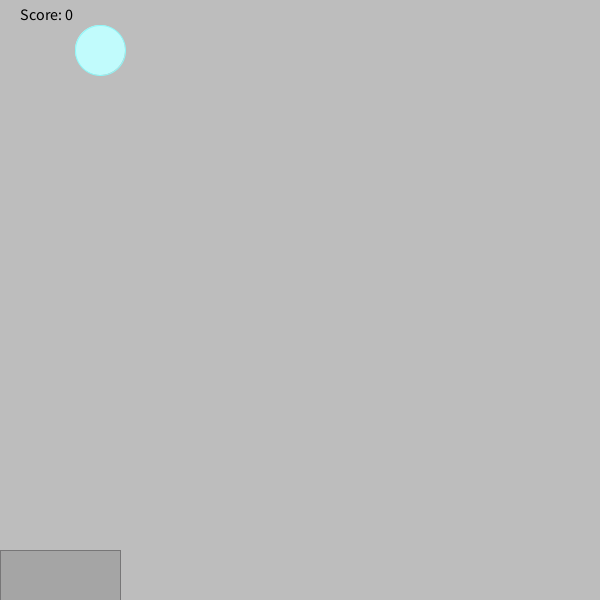
Frame 1 (no input)
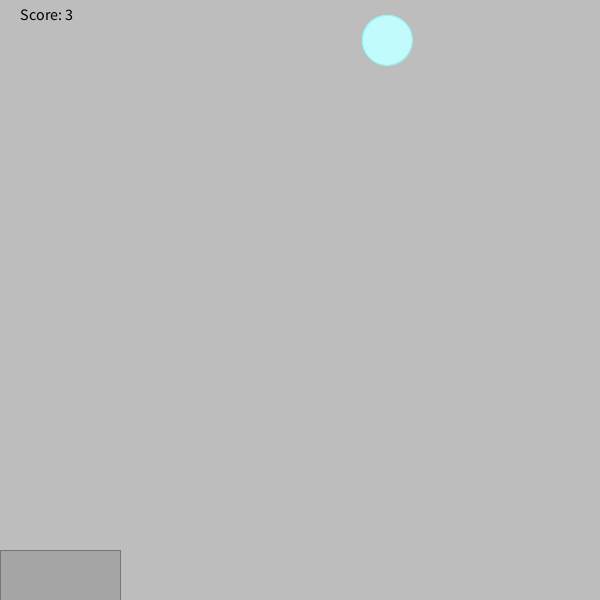
Frame 60 (the mouse pressed at the canvas centre just before this capture)
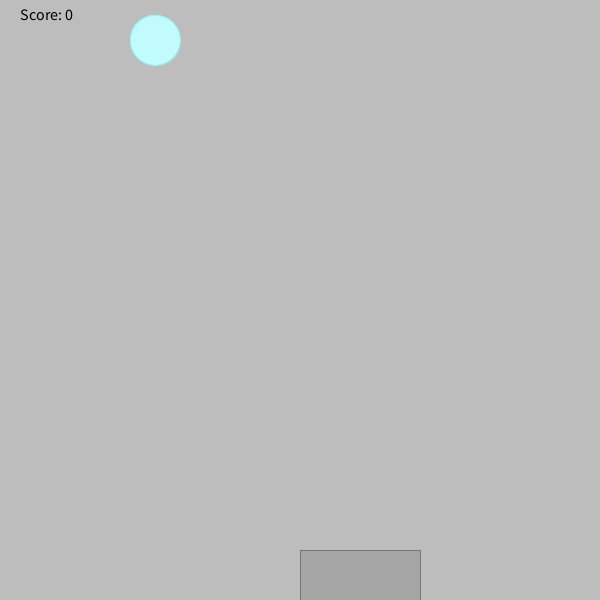
Frame 120 (the mouse held since frame 60 and released just before this capture)

The Processing sketch that drew these frames (run headless with seeded random() and noise(); from frame 60 on, the mouse is pressed at the canvas centre):

// Processing sketch: RainGame
// ── RainGame.pde
/*
 *    Copyright (c) The League of Amazing Programmers 2013-2021
 *    Level 1
 */
 
/** This program makes a game where the user has to catch rain drops in a bucket
 */


int score = 0;
int bucketWidth = 50;
int bucketHeight;
PImage bucket;
int y = 50;
int x = 100;

// The setup method is run once when the program starts
void setup() {

  //Set your canvas size
  size(600,600);
  
  
  //If you are using an image for the bucket, load it and resize it here.
  // A bucket image -  bucket.png - has been provided if you want to use it.
}

// The draw method runs continuously (in a loop) until the program ends
void draw() {
  // Set a background color
  background(189,189,189);
  fill(193,251,252);
  stroke(141,247,248);
  ellipse(x,y,50,50);
  y += 10;
  
  if (y == 600) {
    fill(193,251,252);
    stroke(141,247,248);
    y = 0;
    x = (int) random(width);
    ellipse(x,y,50,50);
  }
  fill(165,165,165);
  stroke(119,118,119);
  rect(mouseX, 550, 120, 50);
  
  checkCatch(y);
  
  
  // Draw a raindrop (ellipse) at the top of the screen
  
  
  
  // Make the rain fall down the screen.
  // Hint: make a variable for the raindrop's Y position and change it after you
  // draw the raindrop
  
  
  // When the rain falls off the bottom of the canvas, 
  // start a new rain drop falling from the top.
  // Each new drop should start at a random position (X position) at the top. 
  // Hint: This code will give you a random number between 0 and the width of your sketch.
  
  
  // Draw a bucket (rectangle or image) at the bottom of the screen. 
  // The bucket's width needs to be stored in the bucketWidth variable.
  
  
  // Make the bucket move side-to-side with the mouse. Hint: use mouseX
  
  
  // When the rain drop has fallen to the bucket, call the checkCatch method
  //  to see if the rain drop is in the bucket.
  
 
 //This code will display the score on the screen. 
 // Change the color if it does not show up on your background.
    fill(0, 0, 0);
    textSize(16);
    text("Score: " + score, 20, 20);
}


// DO NOT CHANGE THIS METHOD - CALL IT FROM THE DRAW METHOD 
    void checkCatch(int x){
         if (x > mouseX && x < mouseX+bucketWidth) {
            score++;
         }
         else if (score > 0) {
            score--;
         }
        println("Your score is now: " + score);
    }
